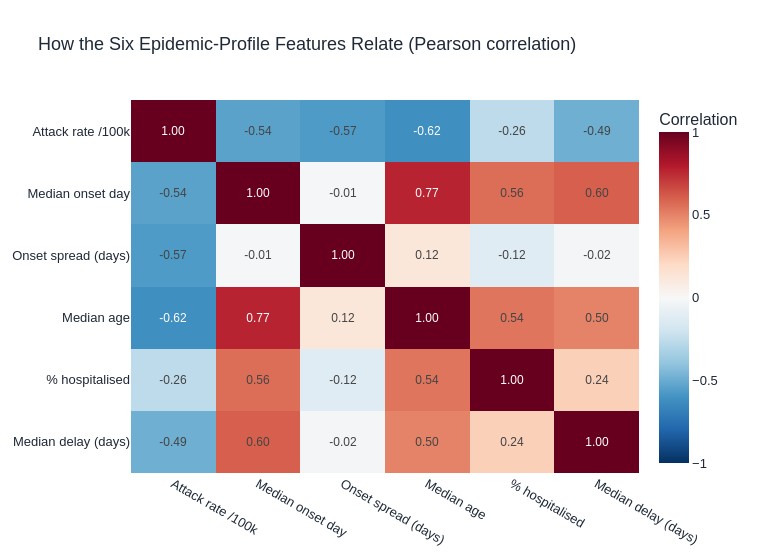

Notebook source saved alongside this figure:
### Markdown cell above
## Step 3 — Feature Scaling and Correlations

K-means and hierarchical clustering measure distances between areas, so each feature is standardised (mean 0, standard deviation 1) to give all six an equal influence. A correlation heatmap shows which features move together; strongly correlated features describe overlapping aspects of an outbreak and should be interpreted together.

### Code cell
# Lesson 18 — Step 3: Scale the features and check how they relate
import plotly.io as pio
import plotly.graph_objects as go
from plotly.subplots import make_subplots
from sklearn.preprocessing import StandardScaler

# House style for every chart in this lesson
pio.renderers.default = "plotly_mimetype+png"   # interactive in VS Code + PNG copy for GitHub
HOUSE = dict(
    template="plotly_white",
    font=dict(family="Arial", size=13, color="#1F2937"),
    hoverlabel=dict(bgcolor="white", bordercolor="#9CA3AF", font=dict(size=12, color="#111827")),
)
labels = {"attack_rate": "Attack rate /100k", "median_onset_day": "Median onset day",
          "onset_spread_days": "Onset spread (days)", "median_age": "Median age",
          "pct_hospitalised": "% hospitalised", "median_delay_days": "Median delay (days)"}

# --- Why scaling: features live on very different scales ---
print("STANDARD DEVIATION OF EACH FEATURE (before scaling):")
display(features[feature_cols].std().round(1).rename(labels).to_frame("SD"))

scaler = StandardScaler()
X_scaled = scaler.fit_transform(features[feature_cols])
print(f"After scaling: every feature has mean {X_scaled.mean(axis=0).mean():.1f} "
      f"and standard deviation {X_scaled.std(axis=0).mean():.1f}")

# --- Correlation between features (interactive heatmap with values) ---
corr = features[feature_cols].corr().round(2)
names = [labels[c] for c in feature_cols]
fig = go.Figure(go.Heatmap(
    z=corr.values, x=names, y=names, zmin=-1, zmax=1, colorscale="RdBu_r",
    text=corr.values, texttemplate="%{text:.2f}", textfont=dict(size=12),
    colorbar=dict(title="Correlation"),
    hovertemplate="<b>%{y}</b> vs <b>%{x}</b><br>Correlation: <b>%{z:.2f}</b><extra></extra>",
))
fig.update_layout(**HOUSE, title="How the Six Epidemic-Profile Features Relate (Pearson correlation)",
                  height=560, width=760)
fig.update_yaxes(autorange="reversed")
fig.show()

print("STRONGEST RELATIONSHIPS:")
pairs = (corr.where(np.triu(np.ones(corr.shape, dtype=bool), k=1)).stack()
         .rename_axis(["feature_1", "feature_2"]).reset_index(name="correlation"))
pairs["strength"] = pairs["correlation"].abs()
display(pairs.sort_values("strength", ascending=False).head(5)
        .replace(labels).drop(columns="strength").reset_index(drop=True))

### Figure 1 — Plotly figure (JSON) as saved in the notebook; plotly's stock layout.template omitted (floating-point values rounded to 4 significant figures)
{"data": [{"colorbar": {"title": {"text": "Correlation"}}, "colorscale": [[0.0, "rgb(5,48,97)"], [0.1, "rgb(33,102,172)"], [0.2, "rgb(67,147,195)"], [0.3, "rgb(146,197,222)"], [0.4, "rgb(209,229,240)"], [0.5, "rgb(247,247,247)"], [0.6, "rgb(253,219,199)"], [0.7, "rgb(244,165,130)"], [0.8, "rgb(214,96,77)"], [0.9, "rgb(178,24,43)"], [1.0, "rgb(103,0,31)"]], "hovertemplate": "<b>%{y}</b> vs <b>%{x}</b><br>Correlation: <b>%{z:.2f}</b><extra></extra>", "text": [[1.0, -0.54, -0.57, -0.62, -0.26, -0.49], [-0.54, 1.0, -0.01, 0.77, 0.56, 0.6], [-0.57, -0.01, 1.0, 0.12, -0.12, -0.02], [-0.62, 0.77, 0.12, 1.0, 0.54, 0.5], [-0.26, 0.56, -0.12, 0.54, 1.0, 0.24], [-0.49, 0.6, -0.02, 0.5, 0.24, 1.0]], "textfont": {"size": 12}, "texttemplate": "%{text:.2f}", "type": "heatmap", "x": ["Attack rate /100k", "Median onset day", "Onset spread (days)", "Median age", "% hospitalised", "Median delay (days)"], "y": ["Attack rate /100k", "Median onset day", "Onset spread (days)", "Median age", "% hospitalised", "Median delay (days)"], "z": [[1.0, -0.54, -0.57, -0.62, -0.26, -0.49], [-0.54, 1.0, -0.01, 0.77, 0.56, 0.6], [-0.57, -0.01, 1.0, 0.12, -0.12, -0.02], [-0.62, 0.77, 0.12, 1.0, 0.54, 0.5], [-0.26, 0.56, -0.12, 0.54, 1.0, 0.24], [-0.49, 0.6, -0.02, 0.5, 0.24, 1.0]], "zmax": 1, "zmin": -1}], "layout": {"font": {"color": "#1F2937", "family": "Arial", "size": 13}, "height": 560, "hoverlabel": {"bgcolor": "white", "bordercolor": "#9CA3AF", "font": {"color": "#111827", "size": 12}}, "title": {"text": "How the Six Epidemic-Profile Features Relate (Pearson correlation)"}, "width": 760, "yaxis": {"autorange": "reversed"}}}
